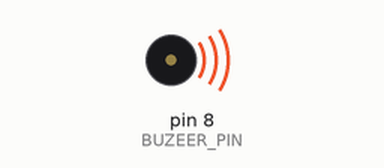
A sketch run on a simulated Arduino Uno, built with avr-gcc and run on an emulated ATmega328P. Shown: buzzer (waves = sounding).

Above: at 0.1 s.
At 7.6 s:
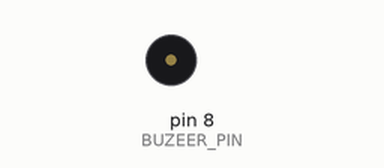
Timing chart, 0 to 9.1 s (numbered marks = the images above):
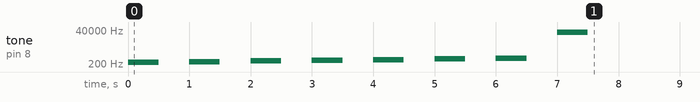

The sketch:

Buzzer2.ino
```cpp
const int BUZEER_PIN = 8;
const int DELAY = 1000;

int frequence[] = {262, 294, 330, 349, 392, 440, 494};

void setup() {
  Serial.begin(9600);
  pinMode(BUZEER_PIN, OUTPUT);

  //tone(pin, Hz, ms)
  for(int i=0;i<8;i++) {
    tone(BUZEER_PIN, frequence[i], 500);
    delay(DELAY);
  }

}

void loop() {

}
```
